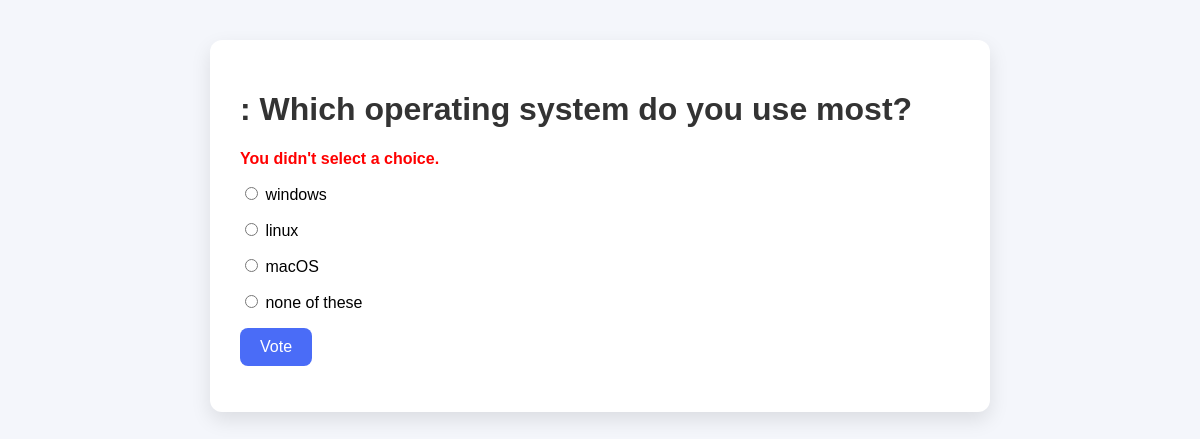
The page /2/vote/ on the database its author committed.
### polls/models.py (models this page shows, shortened)
class Question(models.Model):
    question_text = models.CharField(max_length=200)
    pub_date = models.DateTimeField('date published')

class Choice(models.Model):
    question = models.ForeignKey(Question, on_delete=models.CASCADE)
    choice_text = models.CharField(max_length=200)
    votes = models.IntegerField(default=0)

### polls/views.py (the view)
# urls.py: path('<int:question_id>/vote/', views.vote, name='vote'),
def vote(request, question_id):
    question = get_object_or_404(Question, pk=question_id)
    try:
        selected_choice = question.choice_set.get(pk=request.POST['choice'])
    except (KeyError, Choice.DoesNotExist):
        return render(request, 'polls/detail.html', {
            'question': question,
            'error_message': "You didn't select a choice.",
        })
    else:
        selected_choice.votes += 1
        selected_choice.save()
        return redirect('results', question_id=question.id)

### polls/templates/polls/detail.html (shortened to what this page needs)
{% load static %}
<link rel="stylesheet" href="{% static 'polls/style.css' %}">
<div class="container">
  <h1>{{ question.question_text }}</h1>
  {% if error_message %}
    <p style="color:red;"><strong>{{ error_message }}</strong></p>
  {% endif %}
  <form action="{% url 'vote' question.id %}" method="post">
    {% for choice in question.choice_set.all %}
      <p>
        <input type="radio" name="choice" value="{{ choice.id }}">
        {{ choice.choice_text }}
      </p>
    {% endfor %}
    <button type="submit">Vote</button>
  </form>
</div>

### polls/templates/polls/style.css (style rules this page uses)
.container { width: 60%; margin: 40px auto; background: white; padding: 30px; border-radius: 12px; box-shadow: 0 8px 20px rgba(0,0,0,0.1); }
h1 { color: #333; }
button { background: #4a6cf7; color: white; border: none; padding: 10px 20px; border-radius: 8px; cursor: pointer; font-size: 16px; }

### rows shown on the page
Question: question_text ": Which operating system do you use most?"
Choice: choice_text "windows"
Choice: choice_text "linux"
Choice: choice_text "macOS"
Choice: choice_text "none of these"

### other values the page prints
{{ error_message }} "You didn't select a choice."
